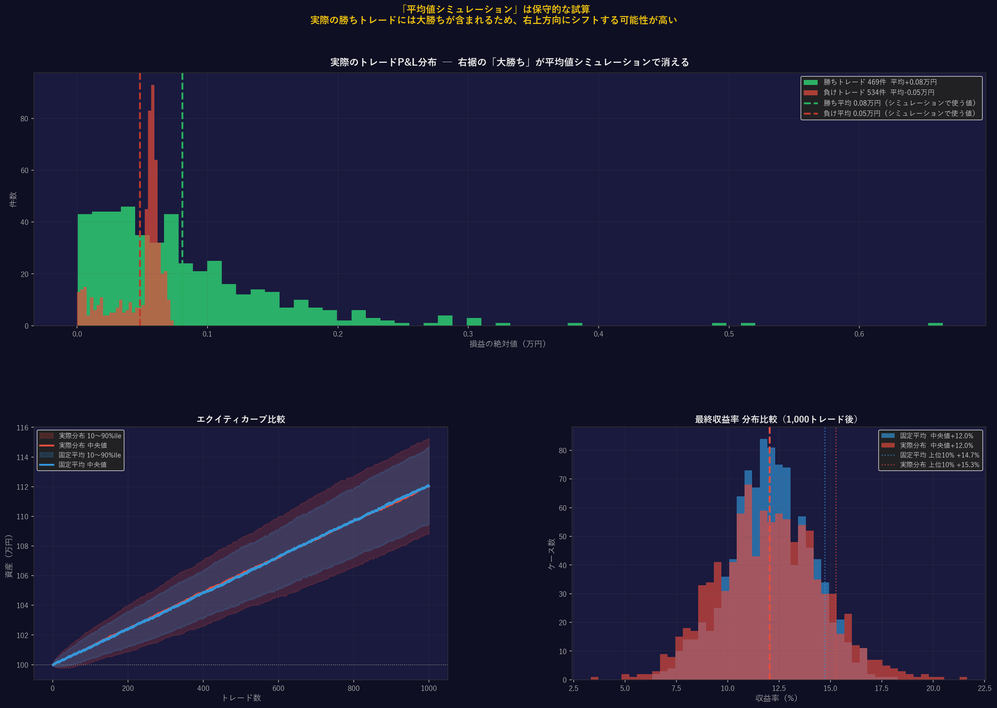
#> input picture old/artifacts/monte_carlo_fattail.png, 997 x 708 px, shrunk from 2796 x 1984 before the run
$ python -i _make_pseudo_chart.py   (imports and definitions only)
#> lines starting #> are read from the running program, lines starting #| are printed output that depends on the picture
# -*- coding: utf-8 -*-
"""
リアルUSDJPY vs 疑似USDJPY 比較チャート（参考画像スタイル）
  ・全IS期間（日次）：価格レベル（円）で比較
  ・ズームパネル（20日）：エントリー事例を表示
"""
import sys
# [2 lines not run here, left out]

from pathlib import Path
import numpy as np
import pandas as pd
import matplotlib
# [1 line not run here, left out]
import matplotlib.pyplot as plt
import matplotlib.font_manager as fm
import matplotlib.dates as mdates
import matplotlib.patches as mpatches
from matplotlib.gridspec import GridSpec

FONT_PATH = r"C:\Windows\Fonts\YuGothM.ttc"
# [5 lines not run here, left out]
_p8  = fm.FontProperties(fname=FONT_PATH, size=8)
_p9  = fm.FontProperties(fname=FONT_PATH, size=9)
_p10 = fm.FontProperties(fname=FONT_PATH, size=10)
_p11 = fm.FontProperties(fname=FONT_PATH, size=11)

ROOT     = Path(__file__).parent
DATA_DIR = ROOT / "data" / "dukascopy"
OUT_DIR  = ROOT / "docs" / "loo_comparison"
# [1 line not run here, left out]

IS_START = "2022-01-01"
IS_END   = "2023-12-31"
TARGET   = "USDJPY"
WINDOW   = 3
THRESHOLD = 0.003

ALL_PAIRS = [
    "USDJPY","EURJPY","GBPJPY","AUDJPY","NZDJPY","CHFJPY",
    "GBPUSD","AUDUSD","NZDUSD","EURGBP","EURAUD","AUDNZD",
]

sys.path.insert(0, str(ROOT))
from fx_market_classifier.features import log_returns, currency_strength
from fx_market_classifier.config   import PAIR_CURRENCIES


def load_data():
    data = {}
    for p in ALL_PAIRS:
        f = DATA_DIR / f"{p}_5min.parquet"
        if not f.exists(): continue
        df = pd.read_parquet(f)
        if df.index.tz is not None:
            df.index = df.index.tz_convert("UTC").tz_localize(None)
        data[p] = df.loc[IS_START:IS_END]
    return data


def build_series(data):
    """LOO版でUSDJPYのreal/pseudo/spread系列を構築"""
    returns = {p: log_returns(df["Close"]) for p, df in data.items()}

    # LOO: USDJPYを除外して通貨強弱を計算
    returns_loo = {p: r for p, r in returns.items() if p != TARGET}
    strength_loo = currency_strength(returns_loo, PAIR_CURRENCIES)

    base, quote = PAIR_CURRENCIES[TARGET]
    usd_s = strength_loo.get(base,  pd.Series(dtype=float))
    jpy_s = strength_loo.get(quote, pd.Series(dtype=float))
    if isinstance(usd_s, pd.DataFrame): usd_s = usd_s.squeeze()
    if isinstance(jpy_s, pd.DataFrame): jpy_s = jpy_s.squeeze()

    synthetic_ret = (usd_s - jpy_s).reindex(returns[TARGET].index)
    actual_ret    = returns[TARGET]

    # cum_spread（シグナル用）
    spread     = actual_ret - synthetic_ret
    cum_spread = spread.rolling(WINDOW, min_periods=1).sum()

    # 価格系列を日次に集約
    close_real  = data[TARGET]["Close"].resample("1D").last().dropna()

    # 疑似価格：synthetic_retを積み上げてrealの起点に合わせる
    synth_daily = synthetic_ret.resample("1D").sum()
    synth_price = (1 + synth_daily.fillna(0)).cumprod()
    synth_price = synth_price / synth_price.iloc[0] * float(close_real.iloc[0])
    synth_price = synth_price.reindex(close_real.index)

    # スプレッド（円単位）
    spread_jpy = (close_real - synth_price).dropna()

    # cum_spreadも日次
    cum_spread_daily = cum_spread.resample("1D").last().dropna()

    return close_real, synth_price, spread_jpy, cum_spread_daily, actual_ret, cum_spread


def find_zoom_window(cum_spread_5min, close_real, n_days=20):
    """エントリーシグナルが最も密な連続20日間を探す"""
    sig = cum_spread_5min[cum_spread_5min.abs() > THRESHOLD]
    if sig.empty:
        s = close_real.index[0]
        return s, s + pd.Timedelta(days=n_days)

    dates = sig.index.normalize().unique()
    dr    = pd.date_range(dates.min(), dates.max(), freq="D")
    cnt   = pd.Series(0, index=dr)
    for d in dates:
        if d in cnt.index: cnt[d] += 1

    best_s, best_c = cnt.index[0], 0
    for i in range(max(1, len(cnt) - n_days)):
        c = cnt.iloc[i:i+n_days].sum()
        if c > best_c:
            best_c = c; best_s = cnt.index[i]

    return best_s, best_s + pd.Timedelta(days=n_days)


def make_chart(data):
    real, synth, spread_jpy, cum_daily, actual_ret, cum_5min = build_series(data)

    # 統計
    corr = real.corr(synth)
    sp_mean  = spread_jpy.mean()
    sp_std   = spread_jpy.std()
    sp_max   = spread_jpy.max()
    sp_min   = spread_jpy.min()

    # ズームウィンドウ
    z_start, z_end = find_zoom_window(cum_5min, real, n_days=20)
    print(f"  ズームウィンドウ: {z_start.date()} 〜 {z_end.date()}")

    # ── フィギュア構成 ──────────────────────────────────────────────
    fig = plt.figure(figsize=(16, 14))
    fig.patch.set_facecolor("#FAFBFF")
    gs = GridSpec(3, 2, figure=fig,
                  height_ratios=[2.5, 1.2, 2.0],
                  hspace=0.35, wspace=0.08)

    ax_full   = fig.add_subplot(gs[0, :])   # 全期間価格比較
    ax_sp_all = fig.add_subplot(gs[1, :])   # 全期間スプレッド
    ax_zoom   = fig.add_subplot(gs[2, 0])   # ズーム価格
    ax_sp_zm  = fig.add_subplot(gs[2, 1])   # ズームcum_spread

    BG   = "#F5F8FF"
    GRID = "#D8E0F0"
    for ax in [ax_full, ax_sp_all, ax_zoom, ax_sp_zm]:
        ax.set_facecolor(BG)
        ax.grid(color=GRID, lw=0.5, alpha=0.8)
        ax.tick_params(colors="#333", labelsize=7)
        for sp in ax.spines.values(): sp.set_color("#C0C8E0")

    # ── パネル1: 全期間価格比較 ───────────────────────────────────
    ax_full.plot(real.index, real.values,  color="#1A5FB4", lw=1.8,
                 label="リアルUSDJPY（終値）", zorder=3)
    ax_full.plot(synth.index, synth.values, color="#CC3333", lw=1.3,
                 ls="--", label="疑似USDJPY (Synthetic)\n（通貨強弱ベース・LOO）",
                 alpha=0.85, zorder=2)
    ax_full.fill_between(real.index, real.values, synth.values,
                          where=(real.values > synth.values),
                          color="#1A5FB4", alpha=0.08, label="Real > Pseudo")
    ax_full.fill_between(real.index, real.values, synth.values,
                          where=(real.values <= synth.values),
                          color="#CC3333", alpha=0.08, label="Pseudo > Real")

    # ズームウィンドウ範囲を矩形でハイライト
    ylim_full = (real.min()*0.995, real.max()*1.005)
    ax_full.add_patch(mpatches.FancyBboxPatch(
        (mdates.date2num(z_start), ylim_full[0]),
        mdates.date2num(z_end) - mdates.date2num(z_start),
        ylim_full[1] - ylim_full[0],
        boxstyle="square,pad=0",
        linewidth=1.5, edgecolor="#FF8800", facecolor="#FF880015", zorder=4))
    ax_full.text(z_start, ylim_full[1]*1.001, "↓ 下段ズーム範囲",
                 fontproperties=_p8, color="#FF8800")

    ax_full.set_title(
        f"疑似ドル円 vs リアルドル円（{IS_START} 〜 {IS_END}）",
        fontproperties=_p11, fontsize=12, pad=10, color="#1A1A2E")
    ax_full.text(0.5, 1.035,
        "通貨強弱（Leave-One-Out方式）による疑似レートと実際のUSDJPYの比較",
        transform=ax_full.transAxes, ha="center",
        fontproperties=_p9, color="#555")
    ax_full.set_ylabel("価格（JPY）", fontproperties=_p9)
    ax_full.legend(prop=_p8, loc="upper left", framealpha=0.9)
    ax_full.xaxis.set_major_formatter(mdates.DateFormatter("%Y-%m"))
    ax_full.xaxis.set_major_locator(mdates.MonthLocator(interval=2))
    plt.setp(ax_full.get_xticklabels(), rotation=0, ha="center")

    # 相関係数ボックス
    ax_full.text(1.001, 0.98,
        f"相関係数（価格レベル）\n{corr:.2f}\n（非常に高い）",
        transform=ax_full.transAxes, va="top", ha="left",
        fontproperties=_p9, color="#1A5FB4",
        bbox=dict(boxstyle="round,pad=0.5", facecolor="white",
                  edgecolor="#1A5FB4", lw=1.5))

    # 統計ボックス
    ax_full.text(1.001, 0.60,
        f"統計情報\n平均乖離率: {sp_mean/real.mean()*100:.2f}%\n"
        f"最大乖離率: {max(sp_max,-sp_min)/real.mean()*100:.2f}%\n"
        f"標準偏差:   {sp_std:.2f} JPY",
        transform=ax_full.transAxes, va="top", ha="left",
        fontproperties=_p8, color="#333",
        bbox=dict(boxstyle="round,pad=0.5", facecolor="#F0F4FF",
                  edgecolor="#8899BB", lw=1.0))

    # ── パネル2: 全期間スプレッド（円）───────────────────────────
    pos = spread_jpy.clip(lower=0)
    neg = spread_jpy.clip(upper=0)
    ax_sp_all.fill_between(spread_jpy.index, spread_jpy.values, 0,
                            where=(spread_jpy.values > 0),
                            color="#FF9999", alpha=0.5, label="Real > Pseudo")
    ax_sp_all.fill_between(spread_jpy.index, spread_jpy.values, 0,
                            where=(spread_jpy.values <= 0),
                            color="#99BBFF", alpha=0.5, label="Pseudo > Real")
    ax_sp_all.plot(spread_jpy.index, spread_jpy.values,
                   color="#333", lw=0.8, alpha=0.7)
    ax_sp_all.axhline(0, color="#666", lw=1, ls="--")
    ax_sp_all.set_ylabel("スプレッド（JPY）", fontproperties=_p9)
    ax_sp_all.set_title("スプレッド（リアル − 疑似）の推移",
                         fontproperties=_p10, fontsize=10)
    ax_sp_all.legend(prop=_p8, loc="upper right")
    ax_sp_all.xaxis.set_major_formatter(mdates.DateFormatter("%Y-%m"))
    ax_sp_all.xaxis.set_major_locator(mdates.MonthLocator(interval=2))

    # スプレッド統計
    ax_sp_all.text(1.001, 0.98,
        f"スプレッド統計\n平均: {sp_mean:+.2f} JPY\n"
        f"標準偏差: {sp_std:.2f} JPY\n"
        f"最大: {sp_max:+.2f} JPY\n最小: {sp_min:+.2f} JPY",
        transform=ax_sp_all.transAxes, va="top", ha="left",
        fontproperties=_p8, color="#333",
        bbox=dict(boxstyle="round,pad=0.5", facecolor="#F0F4FF",
                  edgecolor="#8899BB", lw=1.0))

    # ── パネル3: ズーム価格（20日）──────────────────────────────
    zm = (real.index >= z_start) & (real.index <= z_end)
    r_zm  = real[zm];   s_zm  = synth[zm]

    ax_zoom.plot(r_zm.index, r_zm.values, color="#1A5FB4", lw=2.0,
                 label="リアルUSDJPY")
    ax_zoom.plot(s_zm.index, s_zm.values, color="#CC3333", lw=1.5,
                 ls="--", label="疑似USDJPY（LOO）", alpha=0.85)
    ax_zoom.fill_between(r_zm.index, r_zm.values, s_zm.values,
                          where=(r_zm.values > s_zm.values),
                          color="#1A5FB4", alpha=0.15)
    ax_zoom.fill_between(r_zm.index, r_zm.values, s_zm.values,
                          where=(r_zm.values <= s_zm.values),
                          color="#CC3333", alpha=0.15)

    # エントリーシグナル（5分足cum_spreadを日次にまとめてマーカー）
    zm5  = (cum_5min.index >= z_start) & (cum_5min.index <= z_end)
    cs_z = cum_5min[zm5]
    long_dates  = cs_z[cs_z < -THRESHOLD].index.normalize().unique()
    short_dates = cs_z[cs_z >  THRESHOLD].index.normalize().unique()

    entry_long_y  = [float(real[real.index == d].values[0])
                     for d in long_dates  if d in real.index]
    entry_short_y = [float(real[real.index == d].values[0])
                     for d in short_dates if d in real.index]
    valid_ld = [d for d in long_dates  if d in real.index]
    valid_sd = [d for d in short_dates if d in real.index]

    if valid_ld:
        ax_zoom.scatter(valid_ld, entry_long_y,
                        marker="^", s=80, color="#22C55E", zorder=5,
                        label=f"LONGシグナル ({len(valid_ld)}件)")
    if valid_sd:
        ax_zoom.scatter(valid_sd, entry_short_y,
                        marker="v", s=80, color="#EF4444", zorder=5,
                        label=f"SHORTシグナル ({len(valid_sd)}件)")

    ax_zoom.set_title(
        f"ズーム: {z_start.strftime('%Y/%m/%d')} 〜 {z_end.strftime('%Y/%m/%d')}（エントリー事例）",
        fontproperties=_p9, fontsize=9)
    ax_zoom.set_ylabel("価格（JPY）", fontproperties=_p8)
    ax_zoom.legend(prop=_p8, loc="upper left")
    ax_zoom.xaxis.set_major_formatter(mdates.DateFormatter("%m/%d"))
    ax_zoom.xaxis.set_major_locator(mdates.DayLocator(interval=3))
    plt.setp(ax_zoom.get_xticklabels(), rotation=45, ha="right", fontsize=7)

    # ── パネル4: ズームcum_spread ────────────────────────────────
    cs_d_zm = cum_daily[(cum_daily.index >= z_start) & (cum_daily.index <= z_end)]

    ax_sp_zm.plot(cs_d_zm.index, cs_d_zm.values,
                  color="#7C3AED", lw=1.5, label="cum_spread")
    ax_sp_zm.axhline( THRESHOLD, color="#EF4444", lw=1.2, ls="--",
                      label=f"+{THRESHOLD}（SHORTシグナル）", alpha=0.8)
    ax_sp_zm.axhline(-THRESHOLD, color="#22C55E", lw=1.2, ls="--",
                      label=f"-{THRESHOLD}（LONGシグナル）",  alpha=0.8)
    ax_sp_zm.axhline(0, color="#888", lw=0.6)
    ax_sp_zm.fill_between(cs_d_zm.index, cs_d_zm.values, -THRESHOLD,
                           where=(cs_d_zm.values < -THRESHOLD),
                           color="#22C55E", alpha=0.2)
    ax_sp_zm.fill_between(cs_d_zm.index, cs_d_zm.values,  THRESHOLD,
                           where=(cs_d_zm.values >  THRESHOLD),
                           color="#EF4444", alpha=0.2)
    ax_sp_zm.set_title("cum_spread とエントリー閾値",
                        fontproperties=_p9, fontsize=9)
    ax_sp_zm.set_ylabel("cum_spread（log-return）", fontproperties=_p8)
    ax_sp_zm.legend(prop=_p8, loc="upper right", fontsize=7, ncol=1)
    ax_sp_zm.xaxis.set_major_formatter(mdates.DateFormatter("%m/%d"))
    ax_sp_zm.xaxis.set_major_locator(mdates.DayLocator(interval=3))
    plt.setp(ax_sp_zm.get_xticklabels(), rotation=45, ha="right", fontsize=7)

    # ── 注釈フッター ─────────────────────────────────────────────
    footer = (
        "【ポイント】\n"
        "・疑似USDJPY（LOO方式）はUSDJPY自身を除いた他ペアの通貨強弱から算出。自己参照なし。\n"
        "・スプレッド（乖離）が閾値を超えた場合、実価格の収束を狙いエントリー（Case B: Pseudo先行→Long）。\n"
        "・LOO版ではPF<1.0（100設定中0件がPF≥1.0）。Include-Self版の利益は循環参照アーティファクト。"
    )
    fig.text(0.02, 0.01, footer, fontproperties=_p8, color="#444",
             verticalalignment="bottom",
             bbox=dict(boxstyle="round,pad=0.5", facecolor="#EEF3FF",
                       edgecolor="#AABBDD", lw=0.8))

    plt.suptitle("", y=1.0)
    plt.tight_layout(rect=[0, 0.07, 1.0, 1.0])

    out = OUT_DIR / "pseudo_vs_real_usdjpy.png"
    plt.savefig(str(out), dpi=150, bbox_inches="tight", facecolor="#FAFBFF")
    plt.close(fig)
    print(f"  保存: {out}")
    return out


def main():
    print("=" * 55)
    print("リアル vs 疑似USDJPY 比較チャート生成（参考スタイル）")
    print("=" * 55)
    print("\nデータ読み込み中...")
    data = load_data()
    print("\nチャート生成中...")
    out = make_chart(data)
    print(f"\n完了: {out}")


# [2 lines not run here, left out]

>>> import cv2
>>> picture = cv2.imread('../artifacts/monte_carlo_fattail.png', cv2.IMREAD_GRAYSCALE)
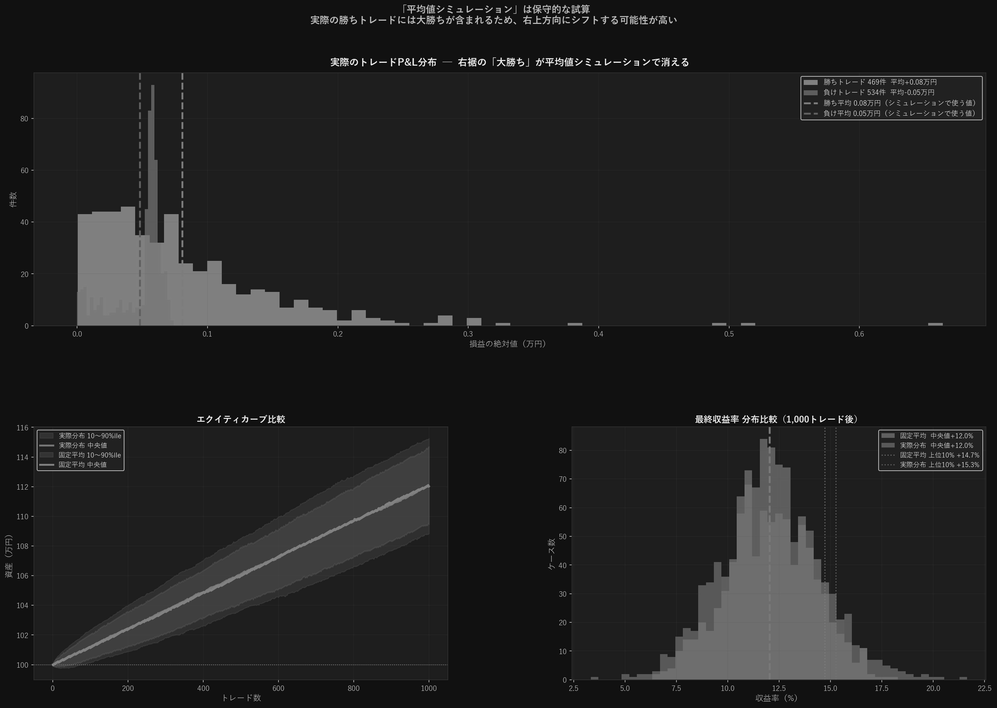
#> picture: shape (708, 997); min 0, max 255, mean 33.5
#> (the run stopped early here; a loop or call above may not have finished)

$ run again, on old/artifacts/monte_carlo_fx30min.png
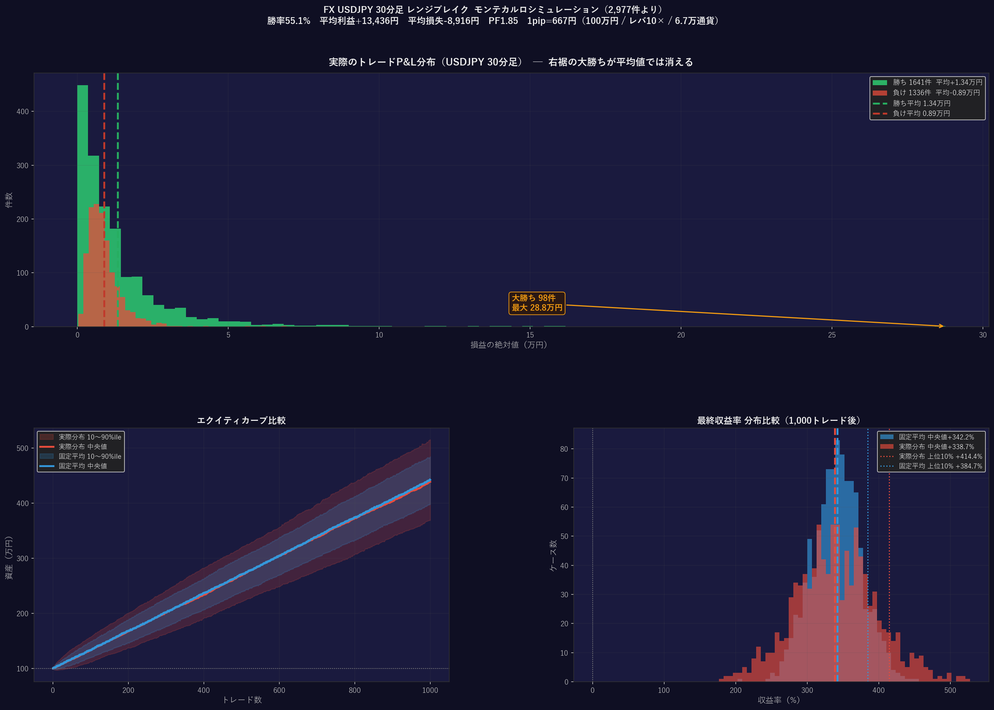
#> input picture old/artifacts/monte_carlo_fx30min.png, 994 x 710 px, shrunk from 2779 x 1984 before the run
#> `picture = cv2.imread('../artifacts/monte_carlo_fattail.png', cv2.IMREA..`:
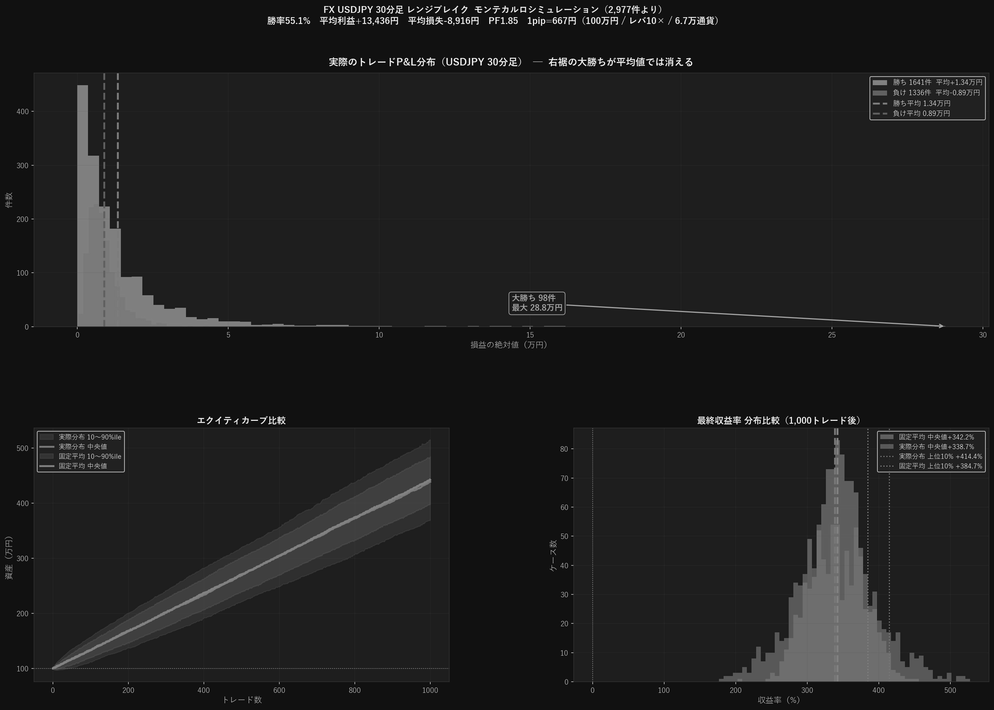
#> picture: shape (710, 994); min 0, max 255, mean 31.4
